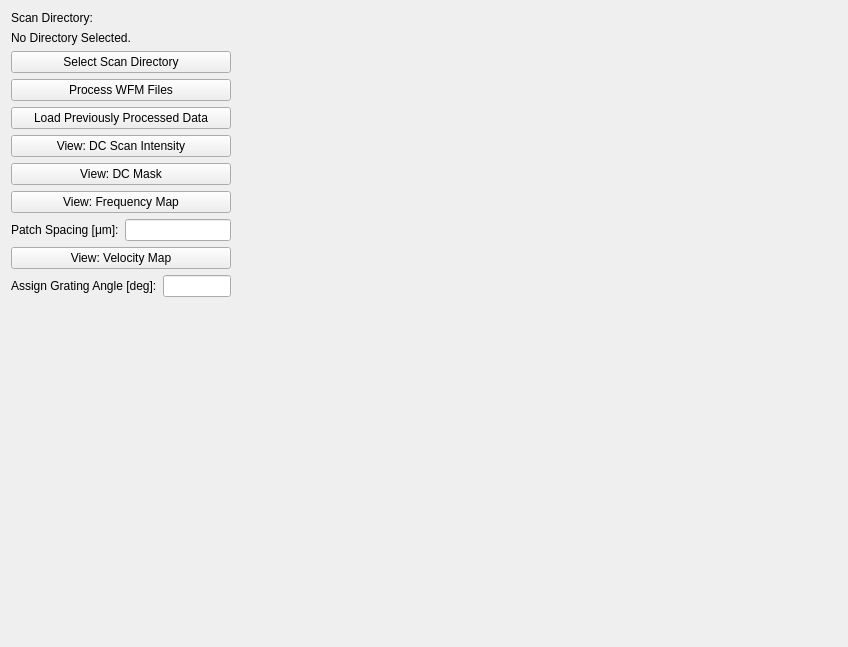
<?xml version="1.0" encoding="UTF-8"?>
<ui version="4.0">
 <class>Form</class>
 <widget class="QWidget" name="Form">
  <property name="geometry">
   <rect>
    <x>0</x>
    <y>0</y>
    <width>848</width>
    <height>647</height>
   </rect>
  </property>
  <property name="windowTitle">
   <string>Form</string>
  </property>
  <layout class="QVBoxLayout" name="verticalLayout">
   <item>
    <layout class="QHBoxLayout" name="horizontalLayout">
     <item>
      <layout class="QHBoxLayout" name="horizontalLayout_2">
       <item>
        <layout class="QVBoxLayout" name="verticalLayout_2">
         <item>
          <widget class="QLabel" name="label">
           <property name="maximumSize">
            <size>
             <width>400</width>
             <height>16777215</height>
            </size>
           </property>
           <property name="text">
            <string>Scan Directory:</string>
           </property>
          </widget>
         </item>
         <item>
          <widget class="QLabel" name="scan_directory_label">
           <property name="maximumSize">
            <size>
             <width>400</width>
             <height>16777215</height>
            </size>
           </property>
           <property name="text">
            <string>No Directory Selected.</string>
           </property>
          </widget>
         </item>
         <item>
          <widget class="QPushButton" name="select_scandir_button">
           <property name="maximumSize">
            <size>
             <width>400</width>
             <height>16777215</height>
            </size>
           </property>
           <property name="text">
            <string>Select Scan Directory</string>
           </property>
          </widget>
         </item>
         <item>
          <widget class="QPushButton" name="process_scope_data_button">
           <property name="maximumSize">
            <size>
             <width>400</width>
             <height>16777215</height>
            </size>
           </property>
           <property name="text">
            <string>Process WFM Files</string>
           </property>
          </widget>
         </item>
         <item>
          <widget class="QPushButton" name="load_saved_data_button">
           <property name="maximumSize">
            <size>
             <width>400</width>
             <height>16777215</height>
            </size>
           </property>
           <property name="text">
            <string>Load Previously Processed Data</string>
           </property>
          </widget>
         </item>
         <item>
          <widget class="QPushButton" name="plot_dc_intensity_button">
           <property name="maximumSize">
            <size>
             <width>400</width>
             <height>16777215</height>
            </size>
           </property>
           <property name="text">
            <string>View: DC Scan Intensity</string>
           </property>
          </widget>
         </item>
         <item>
          <widget class="QPushButton" name="plot_sample_mask_button">
           <property name="maximumSize">
            <size>
             <width>400</width>
             <height>16777215</height>
            </size>
           </property>
           <property name="text">
            <string>View: DC Mask</string>
           </property>
          </widget>
         </item>
         <item>
          <widget class="QPushButton" name="plot_fft_map_button">
           <property name="maximumSize">
            <size>
             <width>400</width>
             <height>16777215</height>
            </size>
           </property>
           <property name="text">
            <string>View: Frequency Map</string>
           </property>
          </widget>
         </item>
         <item>
          <layout class="QHBoxLayout" name="horizontalLayout_3">
           <item>
            <widget class="QLabel" name="label_2">
             <property name="maximumSize">
              <size>
               <width>250</width>
               <height>16777215</height>
              </size>
             </property>
             <property name="text">
              <string>Patch Spacing [μm]:</string>
             </property>
            </widget>
           </item>
           <item>
            <widget class="QLineEdit" name="patch_spacing_textedit">
             <property name="maximumSize">
              <size>
               <width>200</width>
               <height>16777215</height>
              </size>
             </property>
            </widget>
           </item>
          </layout>
         </item>
         <item>
          <widget class="QPushButton" name="plot_velocitymap_button">
           <property name="maximumSize">
            <size>
             <width>400</width>
             <height>16777215</height>
            </size>
           </property>
           <property name="text">
            <string>View: Velocity Map</string>
           </property>
          </widget>
         </item>
         <item>
          <layout class="QHBoxLayout" name="horizontalLayout_4">
           <item>
            <widget class="QLabel" name="label_3">
             <property name="maximumSize">
              <size>
               <width>250</width>
               <height>16777215</height>
              </size>
             </property>
             <property name="text">
              <string>Assign Grating Angle [deg]:</string>
             </property>
            </widget>
           </item>
           <item>
            <spacer name="horizontalSpacer_2">
             <property name="orientation">
              <enum>Qt::Horizontal</enum>
             </property>
             <property name="sizeHint" stdset="0">
              <size>
               <width>40</width>
               <height>20</height>
              </size>
             </property>
            </spacer>
           </item>
           <item>
            <widget class="QLineEdit" name="saw_grating_angle_lineedit">
             <property name="maximumSize">
              <size>
               <width>200</width>
               <height>16777215</height>
              </size>
             </property>
            </widget>
           </item>
          </layout>
         </item>
         <item>
          <spacer name="verticalSpacer">
           <property name="orientation">
            <enum>Qt::Vertical</enum>
           </property>
           <property name="sizeHint" stdset="0">
            <size>
             <width>20</width>
             <height>40</height>
            </size>
           </property>
          </spacer>
         </item>
        </layout>
       </item>
       <item>
        <layout class="QVBoxLayout" name="mpl_vlayout">
         <item>
          <widget class="QWidget" name="nav_widget" native="true">
           <property name="minimumSize">
            <size>
             <width>600</width>
             <height>200</height>
            </size>
           </property>
          </widget>
         </item>
        </layout>
       </item>
      </layout>
     </item>
    </layout>
   </item>
  </layout>
 </widget>
 <resources/>
 <connections/>
</ui>
